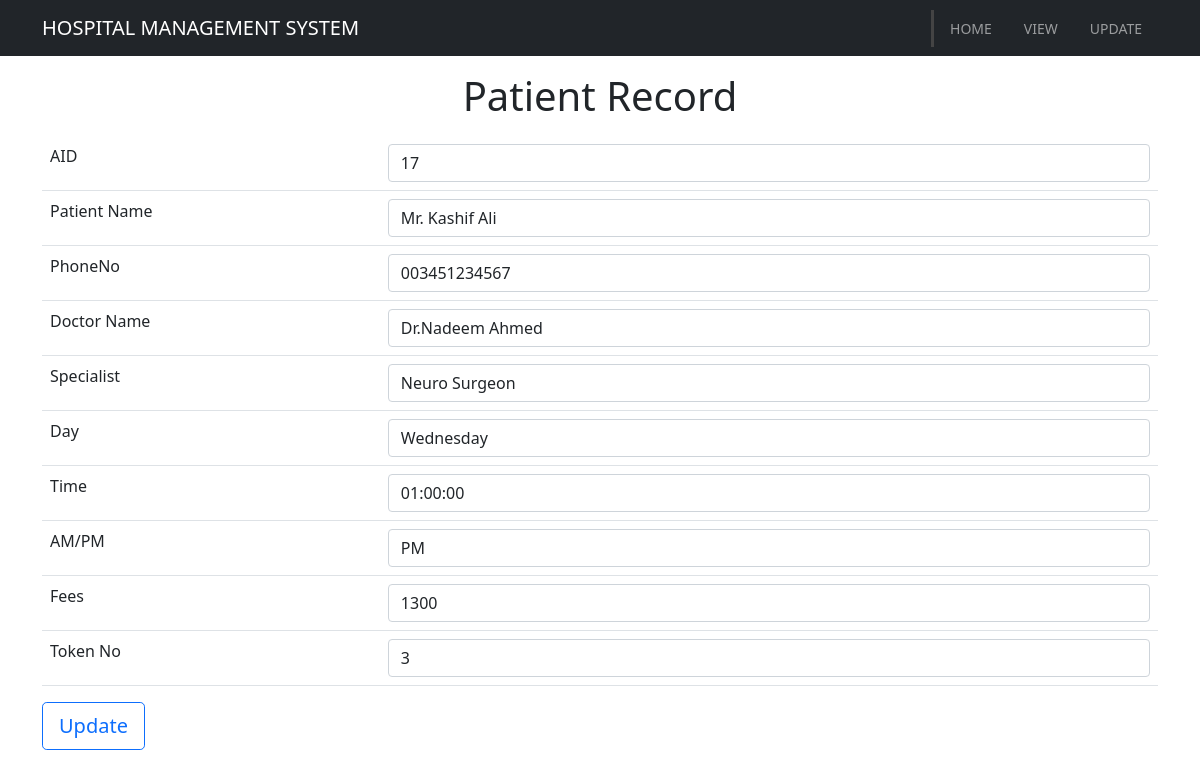
The page /hospital/edit/17 on the database its author committed.
### hospitalApp/models.py (models this page shows, shortened)
class Registration(models.Model):
    aid_db = models.AutoField(primary_key=True)
    patientName_db = models.CharField(max_length=100)
    phoneNo_db = models.CharField(max_length=13)
    doctorName = models.CharField(max_length=100)
    specialist_db = models.CharField(max_length=100)
    day_db = models.CharField(max_length=100)
    time_db = models.CharField(max_length=100)
    AM_PM_db = models.CharField(max_length=100,default="AM/PM")
    fees_db = models.IntegerField()
    tokenNo_db = models.IntegerField()

### hospitalApp/views.py (the view)
# urls.py: path("edit/<int:id>", views.editData, name="edit")
def editData(request, id):
    edit_data = Registration.objects.get(aid_db=id)
    params = {"finalData": edit_data}
    return render(request, "hospitalApp/edit.html", params)

### hospitalApp/templates/hospitalApp/edit.html (shortened to what this page needs)
<!DOCTYPE html>
<head>
    <link href="https://cdn.jsdelivr.net/npm/bootstrap@5.0.2/dist/css/bootstrap.min.css" rel="stylesheet">
</head>
<body>
    <nav class="navbar navbar-expand-sm navbar-dark bg-dark">
        <div class="container">
            <a href="index.html" class="navbar-brand">
                HOSPITAL MANAGEMENT SYSTEM
            </a>
            <div class="collapse navbar-collapse" id="navbarCollapse">
                <ul class="navbar-nav ml-auto">
                    <li class="nav-item active">
                        <a href="/hospital/" class="nav-link">Home</a>
                    </li>
                    <li class="nav-item">
                        <a href="/hospital/views/" class="nav-link">View</a>
                    </li>
                    <li class="nav-item">
                        <a href="/hospital/updatingInfo/" class="nav-link">Update</a>
                </ul>
            </div>
        </div>
    </nav>
    <div class="container">
        <h1 class="h1 mt-3 mb-3">Patient Record</h1>
        <form action="/hospital/updateRecord/{{finalData.aid_db}}" method="POST">{% csrf_token %}
            <table class="table">
                <tr>
                    <td>AID</td>
                    <td><input type="text" class="form-control" name="id" value="{{finalData.aid_db}}"></td>
                </tr>
                <tr>
                    <td>Patient Name</td>
                    <td><input type="text" class="form-control" name="patientName" value="{{finalData.patientName_db}}"></td>
                </tr>
                <tr>
                    <td>PhoneNo</td>
                    <td><input type="text" class="form-control" name="phoneNo" value="0{{finalData.phoneNo_db}}"></td>
                </tr>
                <tr>
                    <td>Doctor Name</td>
                    <td><input type="text" class="form-control" name="docName" value="{{finalData.doctorName}}"></td>
                </tr>
                <tr>
                    <td>Specialist</td>
                    <td><input type="text" class="form-control" name="specialist" value="{{finalData.specialist_db}}"></td>
                </tr>
                <tr>
                    <td>Day</td>
                    <td><input type="text" class="form-control" name="day" value="{{finalData.day_db}}"></td>
                </tr>
                <tr>
                    <td>Time</td>
                    <td><input type="text" class="form-control" name="Time" value="{{finalData.time_db}}"></td>
                </tr>
                <tr>
                    <td>AM/PM</td>
                    <td><input type="text" class="form-control" name="AM_PM" value="{{finalData.AM_PM_db}}"></td>
                </tr>
                <tr>
                    <td>Fees</td>
                    <td><input type="text" class="form-control" name="fees" value="{{finalData.fees_db}}"></td>
                </tr>
                <tr>
                    <td>Token No</td>
                    <td><input type="text" class="form-control" name="token" value="{{finalData.tokenNo_db}}"></td>
                </tr>
            </table>
            <div class="ml-auto">
                <input type="Submit" class="btn btn-outline-primary btn-lg" value="Update" />
            </div>
        </form>
    </div>
</body>
</html>

### hospitalApp/templates/hospitalApp/edit.html (style rules this page uses)
.navbar .nav-link { font-size: 14px; text-transform: uppercase; padding-left: 1rem !important; padding-right: 1rem !important; }
.navbar .nav-item.active { border-left: #444 3px solid; }
.h1 { text-align: center; }
.ml-auto { margin-left: auto; }

### rows shown on the page
Registration: id "17", patientName "Mr. Kashif Ali", phoneNo "003451234567", docName "Dr.Nadeem Ahmed", specialist "Neuro Surgeon", day "Wednesday", Time "01:00:00", AM_PM "PM", fees "1300", token "3"
